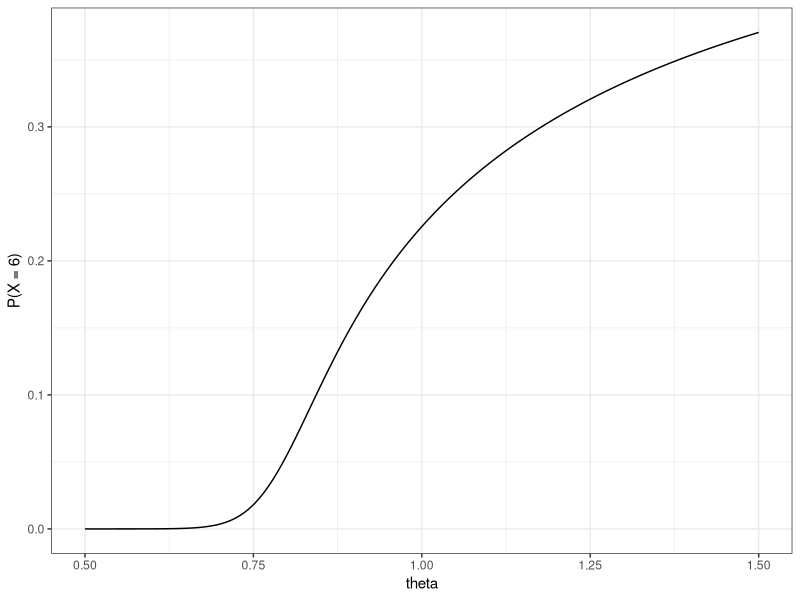
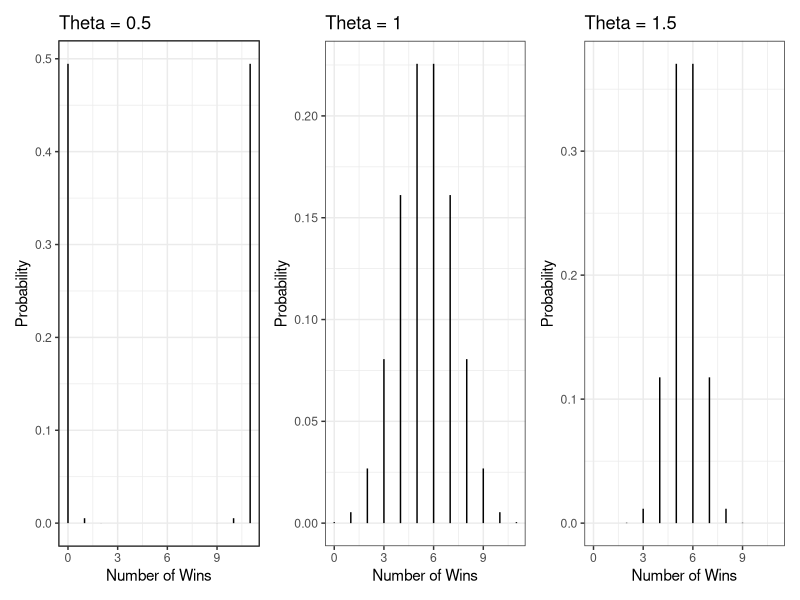

These charts were generated, in order, by the following R code:
## ---- chunk 1
#| echo: false

default_chunk_hook  <- knitr::knit_hooks$get("chunk")

latex_font_size <- c("Huge", "huge", "LARGE", "Large", 
                     "large", "normalsize", "small", 
                     "footnotesize", "scriptsize", "tiny")

knitr::knit_hooks$set(chunk = function(x, options) {
  x <- default_chunk_hook(x, options)
  if(options$size %in% latex_font_size) {
    paste0("\n \\", options$size, "\n\n", 
      x, 
      "\n\n \\normalsize"
    )
  } else {
    x
  }
})
## ---- chunk 2
#| label: load-packages
#| include: false
library(tidyverse)
library(patchwork)
## ---- chunk 3
daltbinom <- function(x, size, prob, theta){
  normalizing.constant <- 0
  for(j in 0:size){
    normalizing.constant <- normalizing.constant + 
      choose(size, j) * prob^j * (1-prob)^(size-j) * theta^(j*(size-j))
  }
  # Probability Mass at x=x
  (1/normalizing.constant) *
    choose(size, x) * prob^x * (1-prob)^(size-x) * theta^(x*(size-x)) *
      (x>=0)*(x<=size)
}
## ---- chunk 4
daltbbinom.single <- function(x, size, alpha, beta, theta){
    integrand <- function(p) {
    sapply(p, # integrate will pass in a vector, so we use sapply to apply the following
           function(p_val){
             # f(x|p) * f(p|alpha, beta)
             daltbinom(x, size, p_val, theta) * dbeta(p_val, alpha, beta)
           }
    )
  }
  # Probability Mass at x=x
  # integrate(integrand, lower = 0, upper = 1)$value * (x>=0)*(x<=size)
  # I shrink the bounds below to avoid log(0)=-infinty
  # I use try() to catch when there is an error and avoid crashing
  res <- try(integrate(integrand, lower = 1e-7, upper = 1 - 1e-7)$value * 
                  (x>=0)*(x<=size), 
             silent = TRUE)
  # If there is an error, return a near-zero probability
  if(inherits(res, "try-error")) return(0.1^6)
  
  res
}
# Write a function that works on a vector
daltbbinom <- function(x, size, alpha, beta, theta){
  sapply(X=x, FUN=daltbbinom.single, size=size, alpha=alpha, beta=beta, theta=theta)
}
## ---- chunk 5
#| size: scriptsize
library(tidyverse) 

# created sequence of thetas
thetas <- seq(from = 0.5, to = 1.5, by = 0.001)

# created probabilities using daltbinom function from 1.1
probabilities <- sapply(thetas, function(theta){
  daltbinom(x = 6, size = 11, prob = 0.50, theta = theta)
})

# created dataframe consisting of my thetas and probabilities
dataframe = data.frame(new_theta = thetas, prob = probabilities)

# created plot
ggplot(dataframe) +
  geom_line(aes(x = new_theta, y = prob)) +
  xlab("theta") +
  ylab("P(X = 6)") +
  theme_bw()
## ---- chunk 6
#| size: scriptsize
library(tidyverse) 
library(patchwork)

# created a function for making my plots
plot_function <- function(theta) {
  x_values <- 0:11


# created probabilities using daltbinom function from 1.1
  probabilities <- sapply(x_values, function(x){
    daltbinom(x = x, size = 11, prob = 0.50, theta = theta)
  })

# created dataframe consisting of my thetas and probabilities
  dataframe = data.frame(x = x_values, prob = probabilities)

# created plot
  ggplot(dataframe) +
    geom_linerange(aes(x = x, ymin = 0, ymax = prob)) +
    labs(title = paste("Theta =", theta),
    x = "Number of Wins",
    y = "Probability") +
    theme_bw()
}

# used patchwork to plot the three plots next to each other
plot_function(0.5) | plot_function(1) | plot_function(1.5)
## ---- chunk 7
#| size: scriptsize
# created function for observations portion
E_altbinom_k <- function(k, size, prob, theta){
  x_values <- 0:size

# created function for proportion of obs = x portion
  probabilities <- sapply(x_values, function(x){
    daltbinom(x = x, size = 11, prob = 0.50, theta = theta)
  })

# combined the two portions to get my E(x^k)
  sum((x_values^k) * probabilitiess)
}
## ---- chunk 8
#| size: scriptsize
# created log likelihood function
loglikelihood_altbinom <- function(parameters, x, size){
  p <- parameters[1]
  theta <- parameters[2]

# created function for probabilities
  probabilities <- daltbinom(x, size, p, theta)

# summation to calculate log likelihood
  loglikelihood <- sum(log(probabilities))
  return(loglikelihood)
}
